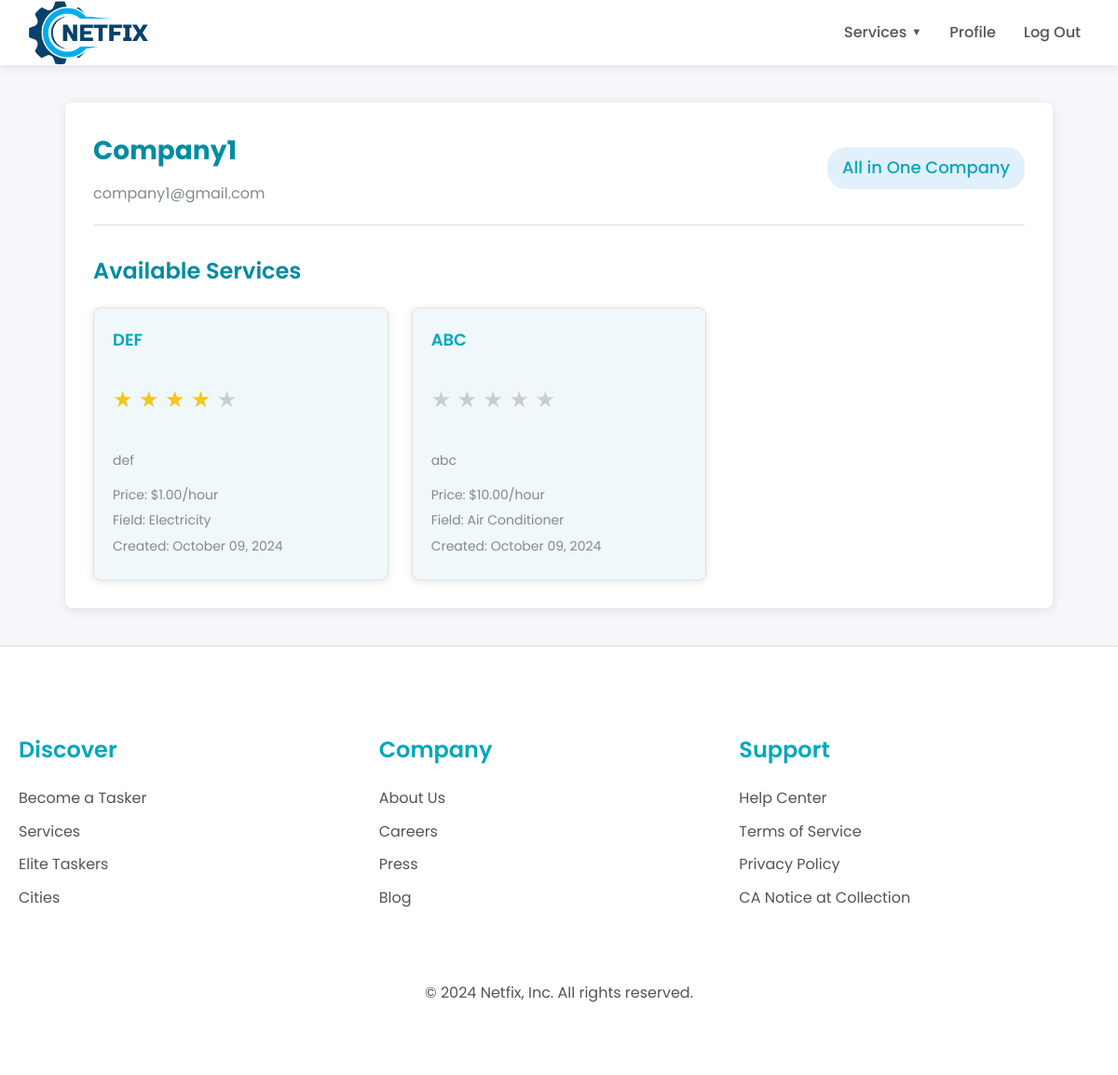
Screenshot of /users/profile/Company1/ (signed in) with the database file from the repository.
### users/models.py (models this page shows, shortened)
class User(AbstractUser):
    username = models.CharField(max_length=100, unique=True)
    email = models.EmailField('email address', unique=True)
    is_company = models.BooleanField(default=False)
    is_customer = models.BooleanField(default=False)
    USERNAME_FIELD = 'email'
    REQUIRED_FIELDS = ['username']
    objects = UserManager()
    groups = models.ManyToManyField(
        'auth.Group',
        related_name='custom_user_groups',
        blank=True,
        help_text='The groups this user belongs to. A user will get all permissions '
                  'granted to each of their groups.',
        verbose_name='groups'
    )
    user_permissions = models.ManyToManyField(
        'auth.Permission',
        related_name='custom_user_permissions',
        blank=True,
        help_text='Specific permissions for this user.',
        verbose_name='user permissions'
    )

class Company(models.Model):
    FIELD_CHOICES = [
        ('Air Conditioner', 'Air Conditioner'),
        ('All in One', 'All in One'),
        ('Carpentry', 'Carpentry'),
        ('Electricity', 'Electricity'),
        ('Gardening', 'Gardening'),
        ('Home Machines', 'Home Machines'),
        ('House Keeping', 'House Keeping'),
        ('Interior Design', 'Interior Design'),
        ('Locks', 'Locks'),
        ('Painting', 'Painting'),
        ('Plumbing', 'Plumbing'),
        ('Water Heaters', 'Water Heaters')
    ]
    user = models.OneToOneField(User, on_delete=models.CASCADE, primary_key=True)
    field = models.CharField(max_length=70, choices=FIELD_CHOICES, blank=False, null=False)
    rating = models.IntegerField(
        validators=[MaxValueValidator(5), MinValueValidator(0)],
        default=0
    )

### services/models.py (models this page shows, shortened)
class Service(models.Model):
    name = models.CharField(max_length=40)
    description = models.TextField()
    price_hour = models.DecimalField(decimal_places=2, max_digits=100)
    date = models.DateTimeField(auto_now=True, null=False)
    CATEGORY_CHOICES = (
        ('Air Conditioner', 'Air Conditioner'),
        ('Carpentry', 'Carpentry'),
        ('Electricity', 'Electricity'),
        ('Gardening', 'Gardening'),
        ('Home Machines', 'Home Machines'),
        ('House Keeping', 'House Keeping'),
        ('Interior Design', 'Interior Design'),
        ('Locks', 'Locks'),
        ('Painting', 'Painting'),
        ('Plumbing', 'Plumbing'),
        ('Water Heaters', 'Water Heaters'),
    )
    field = models.CharField(max_length=30, blank=False, null=False, choices=CATEGORY_CHOICES)
    company = models.ForeignKey(Company, on_delete=models.CASCADE)
    rating = models.FloatField(
        validators=[MinValueValidator(0), MaxValueValidator(5)],
        null=True,
        default=None
    )

### users/views.py (the view)
# urls.py: path('profile/<str:username>/', views.profile, name='profile'),
@login_required
def profile(request, username):
    user = get_object_or_404(User, username=username)
    if request.user != user:
        if user.is_customer and not request.user.is_company:
            raise PermissionDenied
        elif user.is_company and request.user.is_company:
            raise PermissionDenied
    context = {'user': user}
    try:
        if user.is_customer:
            service_history = ServiceHistory.objects.filter(customer=user.customer).order_by('-request_date')
            context['sh'] = service_history
            context['age'] = user.customer.age()
        elif user.is_company:
            services = Service.objects.filter(company=user.company).order_by('-date')
            context['services'] = services
    except (Customer.DoesNotExist, Company.DoesNotExist):
        messages.error(request, "User profile is incomplete.")
        return redirect(reverse('home'))  # Adjust 'home' to your home page URL name
    return render(request, 'users/profile.html', context)

### users/templates/users/profile.html (shortened to what this page needs)
{% extends 'main/base.html' %}
{% block content %}
{% load static %}
<link rel="stylesheet" href="{% static 'css/users.css' %}">
<div class="profile_container">
    <div class="profile-header">
        <div class="profile-info">
            <h1>{{ user.username }}{% if user.is_customer %} ({{ age }} y/o){% endif %}</h1>
            <p>{{ user.email }}</p>
        </div>
        <p class="profile-type">
            {% if user.is_customer %}
                Customer
            {% else %}
                {{ user.company.field }} Company
            {% endif %}
        </p>
    </div>
    <h2 class="title">
        {% if user.is_customer %}
            Previous Requested Services
        {% else %}
            Available Services
        {% endif %}
    </h2>
    {% if user.is_customer %}
    <div class="services_list">
        {% for service in sh %}
        <div class="service-item">
            <a href="{% url 'services:index' id=service.service.id %}">{{service.service.name}}</a> ({{service.service.field}})
            <div class="service-details">
                {% include "services/_star_rating.html" with rating=service.rating %}
                <div class="service-info">
                    <span>Price: ${{service.price}}</span>
                    <span>Date: {{ service.request_date|date:"F d, Y H:i" }}</span>
                    <span>Duration: {{ service.service_time }} hour(s)</span>
                    <span>Address: {{ service.address }}</span>
                </div>
                <p class="company-link">
                    by <a href="{% url 'users:profile' service.service.company.user.username %}">{{service.service.company.user.username}}</a>
                </p>
            </div>
        </div>
        {% empty %}
        <p class="no-services">No services requested yet.</p>
        {% endfor %}
    </div>
    {% else %}
    <div class="services_list">
        {% for service in services %}
        <div class="service-item">
            <a href="{% url 'services:index' id=service.id %}">{{service.name}}</a>
            {% include "services/_star_rating.html" with rating=service.rating %}
            <div class="service-details">
                <div class="service-info">
                    <p>{{ service.description|truncatewords:20 }}</p>
                    <span>Price: ${{service.price_hour}}/hour</span>
                    <span>Field: {{ service.field }}</span>
                    <span>Created: {{ service.date|date:"F d, Y" }}</span>
                </div>
            </div>
        </div>
        {% empty %}
        <p class="no-services">No services available yet.</p>
        {% endfor %}
    </div>
    {% endif %}
</div>
{% endblock %}

### services/templates/services/_star_rating.html
{% load static %}
<link rel="stylesheet" href="{% static 'css/rating.css' %}">
<div class="star-rating" title="{{ rating|floatformat:1 }} out of 5 stars">
    {% for i in "12345" %}
        <span class="star {% if rating >= forloop.counter %}filled{% elif rating >= forloop.counter|add:'-0.5' %}half-filled{% endif %}">★</span>
    {% endfor %}
</div>

### static/css/homepage.css (style rules this page uses)
:root { --color-primary: #00a7bd; --color-primary-dark: #008ca1; --color-primary-light: #f0f8fc; --color-text: #51535f; --color-text-light: #888; --color-background: #f9fafb; --color-white: #fff; --color-border: #e0e0e0; --color-shadow: rgba(0, 0, 0, 0.1); --color-overlay: rgba(0, 0, 0, 0.4); --color-star: #ffd700; --color-error: #ff3860; --font-family-base: 'Poppins', -apple-system, BlinkMacSystemFont, "Segoe UI", Roboto, Helvetica, Arial, sans-serif; --font-size-base: 16px; --font-size-medium: 20px; --font-size-small: 14px; --font-size-xsmall: 12px; --font-size-large: 20px; --font-size-xlarge: 32px; --font-size-xxlarge: 48px; --font-weight-normal: 400; --font-weight-medium: 500; --font-weight-bold: 600; --font-weight-extra-bold: 700; --line-height-base: 1.5; --spacing-xsmall: 5px; --spacing-small: 10px; --spacing-medium: 20px; --spacing-large: 30px; --spacing-xlarge: 60px; --container-max-width: 1200px; --border-radius: 4px; --border-radius-large: 12px; --box-shadow: 0 2px 4px var(--color-shadow); --box-shadow-hover: 0 8px 20px rgba(0, 0, 0, 0.15); --transition-speed: 0.3s; --transition-easing: ease; --z-index-header: 1000; --z-index-dropdown: 1000; --header-height: 70px; --logo-height: 100%; --hero-min-height: calc(100vh - var(--header-height) - 200px); --feature-icon-size: 60px; --dropdown-min-width: 200px; --dropdown-max-height: 400px; }
body, html { font-family: var(--font-family-base); margin: 0; color: var(--color-text); line-height: var(--line-height-base); font-size: var(--font-size-base); }
h1 { font-size: var(--font-size-xxlarge); font-weight: var(--font-weight-extra-bold); margin-bottom: var(--spacing-medium); color: var(--color-white); }

### static/css/users.css (style rules this page uses)
:root { --primary-color: #00a7bd; --primary-color-dark: #008ca1; --secondary-color: #e74c3c; --secondary-color-dark: #c0392b; --text-color-primary: #008ca1; --text-color-secondary: #7f8c8d; --background-color: #f5f7fa; --white-color: #ffffff; --border-color: #e0e0e0; --box-shadow: 0 2px 10px rgba(0, 0, 0, 0.1); --hover-box-shadow: 0 5px 15px rgba(0, 0, 0, 0.1); --transition-duration: 0.3s; }
body, html { font-family: 'Poppins', sans-serif; margin: 0; padding: 0; background-color: var(--background-color); color: var(--text-color-primary); line-height: 1.6; }
.profile_container { max-width: 1000px; margin: 40px auto; padding: 30px; background-color: var(--white-color); border-radius: 8px; box-shadow: var(--box-shadow); }
.profile-header { display: flex; justify-content: space-between; align-items: center; margin-bottom: 30px; padding-bottom: 20px; border-bottom: 1px solid var(--border-color); }
.profile-info h1 { font-size: 28px; font-weight: 700; margin: 0 0 10px 0; color: var(--text-color-primary); }
.profile-info p { font-size: 16px; color: var(--text-color-secondary); margin: 0; }
.profile-type { font-size: 18px; font-weight: 500; color: var(--primary-color); padding: 8px 16px; background-color: #e1f0fa; border-radius: 20px; }
.title { font-size: 24px; font-weight: 600; color: var(--text-color-primary); margin-top: 30px; margin-bottom: 20px; }
.services_list { display: grid; grid-template-columns: repeat(auto-fill, minmax(300px, 1fr)); gap: 25px; }
.service-item { background-color: #f0f8fc; border: 1px solid var(--border-color); border-radius: 8px; padding: 20px; transition: all var(--transition-duration) ease; box-shadow: var(--box-shadow); }
.service-item > a { font-size: 18px; font-weight: 600; color: var(--primary-color); text-decoration: none; margin-bottom: 10px; display: block; }
.service-details { margin-top: 15px; }
.service-info { font-size: 14px; color: var(--text-color-secondary); }
.service-info span { display: block; margin-bottom: 5px; }

### static/css/rating.css (style rules this page uses)
:root { --star-color: #ccc; --filled-star-color: #ffd700; --rating-star-color: #f5c518; --font-size-large: 48px; --font-size-medium: 24px; }
.star-rating { width: 100%; max-width: 300px; margin: 20px 0; }
.star { position: relative; color: var(--star-color); cursor: pointer; }
.star-rating { font-size: var(--font-size-medium); color: var(--star-color); position: relative; display: inline-block; }
.star-rating .star { color: var(--star-color); }
.star-rating .filled { color: var(--rating-star-color); }

### rows the page displays
User: username "Company1", email "company1@gmail.com", company.field "All in One"
Service: name "DEF", description "def", price_hour "1.00", field "Electricity", date "October 09, 2024"
Service: name "ABC", description "abc", price_hour "10.00", field "Air Conditioner", date "October 09, 2024"
